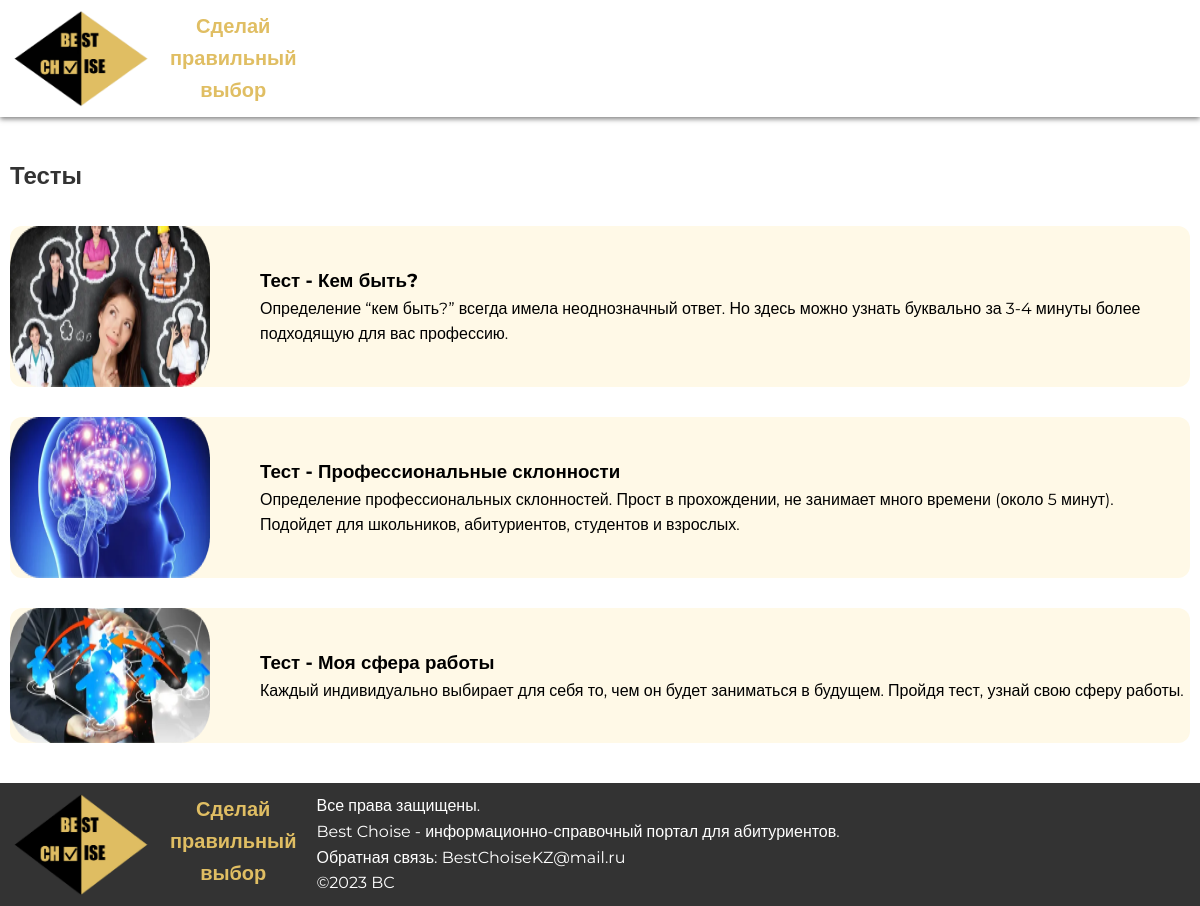
/1/, run on the app's committed database.
### quiz/models.py (models this page shows, shortened)
class Quiz(models.Model):
    name = models.CharField('Название', max_length=255)
    description = models.TextField('Описание')
    image = models.ImageField('Обложка')

### quiz/views.py (the view)
# urls.py: path('1/', quizez),
def quizez(request):
    print('Кто-то посетил страницу')
    tests = Quiz.objects.all()
    return render(request, 'second_page.html', {'tests': tests})

### templates/second_page.html (shortened to what this page needs)
<!DOCTYPE html>
{% load static %}
<html lang="en">
<head>
    <link rel="stylesheet" href="{% static 'css/styles.css' %}">
</head>
<body class="bodd">
    {% include 'header.html' %}
    <div class="container">
   <h2 class="my-30">Тесты</h2>
    {% for quiz in tests %}
    <a class="card row my-30" href="/quizez/{{quiz.pk}}">
        <img src="{{ quiz.image.url }}" alt="">
        <div class="card-body">
            <h3>Тест - {{quiz.name}}</h3>
            <p>{{quiz.description}}</p>
        </div>
    </a>
    {% endfor %}
    </div>
    {% include 'footer.html' %}
</body>
</html>

### static/css/styles.css (style rules this page uses)
body { min-height: 100vh; display: flex; flex-direction: column; font-family: 'Montserrat', sans-serif; line-height: 1.6; color: #333; }
*, *:before, *:after { box-sizing: border-box; margin: 0; padding: 0; }
a { text-decoration: none; }
.my-30 { margin: 30px 0; }
.container { max-width: 1300px; padding: 10px; margin: auto; }
.row { display: flex; }
.card { background: #fff9e7; border-radius: 12px; color: black; }
.card img { margin-right: 50px; }
.card-body { padding: 40px 0; }

### data on the page
Quiz: image (picture), name "Кем быть?", description "Определение “кем быть?” всегда имела неоднозначный ответ. Но здесь можно узнать буквально за 3-4 минуты более подходящую для вас профессию."
Quiz: image (picture), name "Профессиональные склонности", description "Определение профессиональных склонностей. Прост в прохождении, не занимает много времени (около 5 минут). Подойдет для школьников, абитуриентов, студентов и взрослых."
Quiz: image (picture), name "Моя сфера работы", description "Каждый индивидуально выбирает для себя то, чем он будет заниматься в будущем. Пройдя тест, узнай свою сферу работы."
